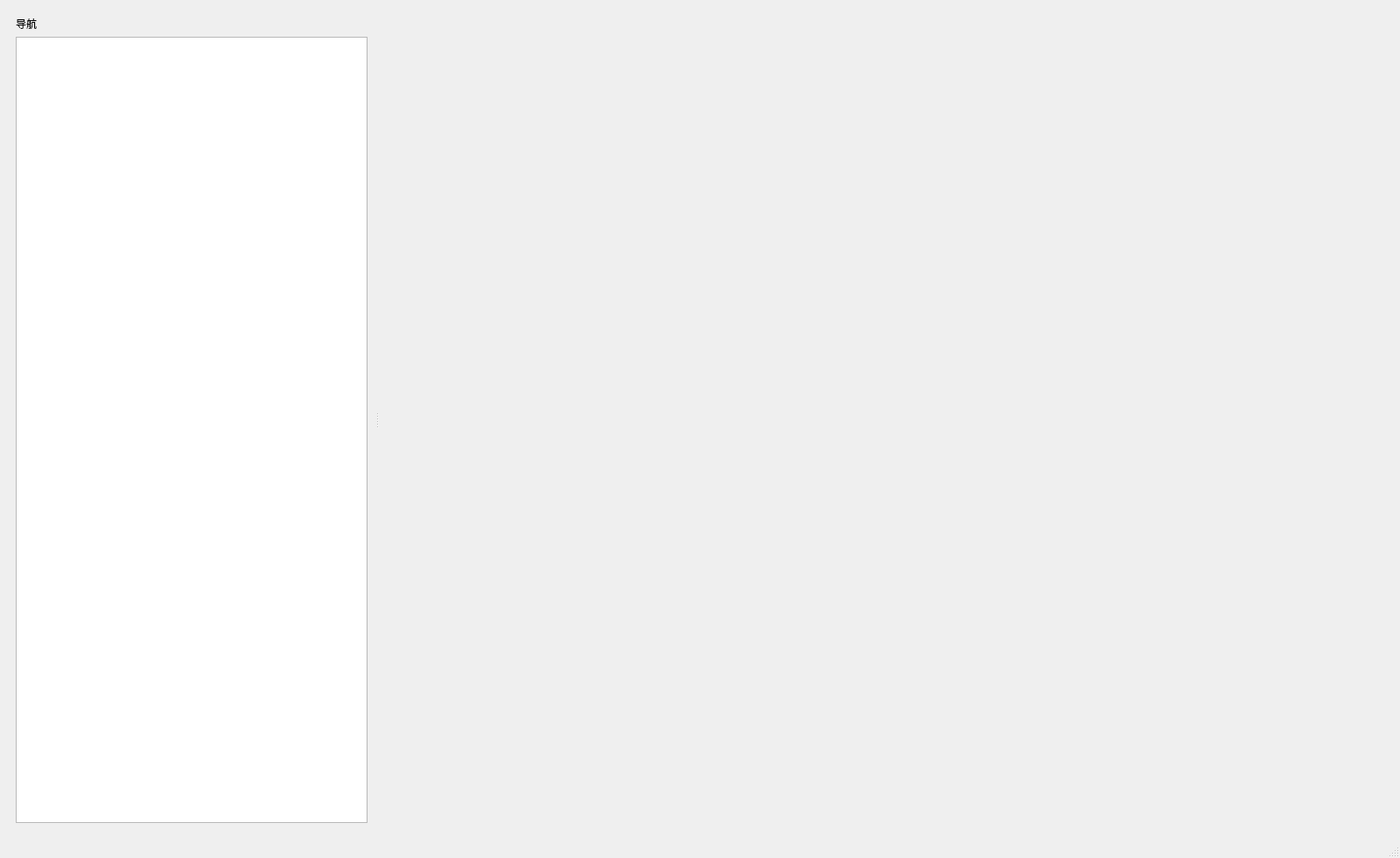
<?xml version="1.0" encoding="UTF-8"?>
<ui version="4.0">
 <class>MainWindow</class>
 <widget class="QMainWindow" name="MainWindow">
  <property name="geometry">
   <rect><x>0</x><y>0</y><width>1600</width><height>980</height></rect>
  </property>
  <property name="windowTitle"><string>verify_forPyqt Application Shell</string></property>
  <widget class="QWidget" name="centralwidget">
   <layout class="QVBoxLayout" name="shellLayout">
    <item>
     <widget class="QSplitter" name="mainSplitter">
      <property name="orientation">
       <enum>Qt::Horizontal</enum>
      </property>
      <widget class="QFrame" name="navigationFrame">
       <property name="minimumSize"><size><width>180</width><height>0</height></size></property>
       <property name="maximumSize"><size><width>420</width><height>16777215</height></size></property>
       <layout class="QVBoxLayout" name="navigationLayout">
        <item><widget class="QLabel" name="navigationTitleLabel"><property name="text"><string>导航</string></property></widget></item>
        <item><widget class="QListWidget" name="navigationListWidget"/></item>
       </layout>
      </widget>
      <widget class="QStackedWidget" name="contentStackedWidget"/>
     </widget>
    </item>
   </layout>
  </widget>
  <widget class="QMenuBar" name="menubar"/>
  <widget class="QStatusBar" name="statusbar"/>
 </widget>
 <resources/>
 <connections/>
</ui>
